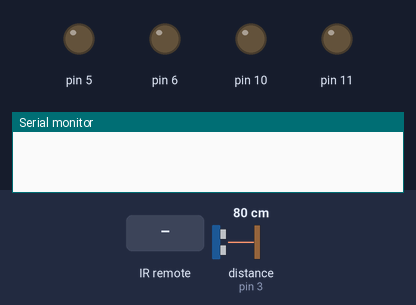
Simulated run of this sketch. Board: Arduino Uno, built with avr-gcc and run on an emulated ATmega328P. Shown: output pins drawn as LEDs (lit = HIGH), the last lines printed to the serial monitor. Wiring (inferred from the names in the program): ultrasonic range finder: trigger pin 2; echo pin 3. The test bench sets the inputs (shaded band); at power-on: distance to the obstacle (sensor on pin 3) 80 cm. The echo pulse lasts 58.3 µs per cm; pins used as bus, display or sensor lines are not drawn.

Above: at 1.2 s.
1.3 s: infrared code 0xFF38C7 received
At 2.4 s:
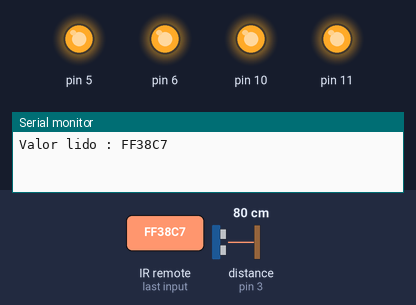
2.8 s: infrared code 0xFF18E7 received
At 3.5 s:
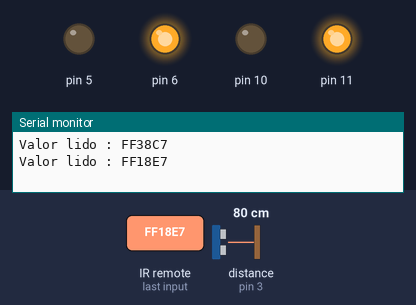
4.3 s: infrared code 0xFF4AB5 received
At 4.6 s:
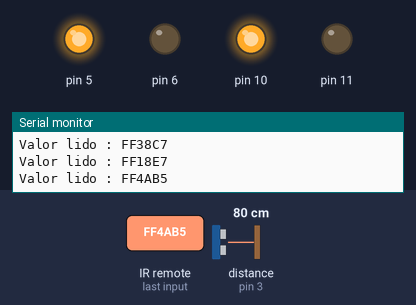
5.8 s: infrared code 0xFF10EF received
At 7.0 s:
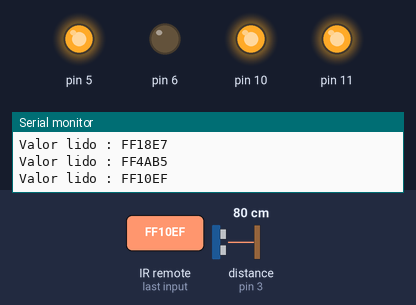
7.3 s: infrared code 0xFF5AA5 received
At 8.3 s:
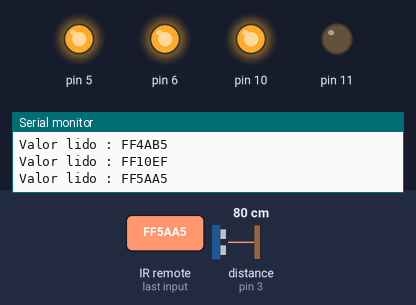
Timing chart, 0 to 9.8 s (numbered marks = the images above; inputs shaded):
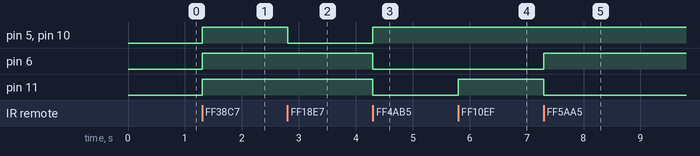

Measured:
- after the input at 1.3 s, pin 5, pin 6, pin 10, pin 11: LOW → HIGH at once
- after the input at 2.8 s, pin 5, pin 10: HIGH → LOW at once
- after the input at 4.3 s, pin 5, pin 10: LOW → HIGH at once; pin 6, pin 11: HIGH → LOW at once
- after the input at 5.8 s, pin 11: LOW → HIGH at once
- after the input at 7.3 s, pin 6: LOW → HIGH at once; pin 11: HIGH → LOW at once

The sketch:

sketch_dec15b.ino
```cpp
#include <IRremote.h>
#include <Ultrasonic.h>


int RECV_PIN = 4 ;
int distancia = 0;
float armazenavalor;
int PinTrigger = 2; // Pino usado para disparar os pulsos do sensor
int PinEcho = 3;

IRrecv irrecv(RECV_PIN);
decode_results results;


#define pino_trigger 2
#define pino_echo 3
Ultrasonic ultrasonic(pino_trigger, pino_echo);//Inicializa o sensor nos pinos definidos acima


void setup()
{

  Serial.begin(9600);
  irrecv.enableIRIn();
  pinMode(5, OUTPUT);
  pinMode(6, OUTPUT);
  pinMode(10, OUTPUT);
  pinMode(11, OUTPUT);
  pinMode(2, OUTPUT);

}


void loop()
{

  //Le as informacoes do sensor, em cm e pol
  float cmMsec, inMsec;
  long microsec = ultrasonic.timing();
  cmMsec = ultrasonic.convert(microsec, Ultrasonic::CM);
  inMsec = ultrasonic.convert(microsec, Ultrasonic::IN);
  //Exibe informacoes no serial monitor
  //Serial.print("Distancia em cm: ");
  //Serial.print(cmMsec);
  //Serial.print(" - Distancia em polegadas: ");
  //Serial.println(inMsec);
 // delay(1000);


  if (irrecv.decode(&results))
  {
    Serial.print("Valor lido : ");
    Serial.println(results.value, HEX);
    armazenavalor = (results.value);

    if (armazenavalor == 0xFF38C7)
    {

       digitalWrite(5, HIGH);
      digitalWrite(6, HIGH);
      digitalWrite(10, HIGH);
      digitalWrite(11, HIGH);

    }


    if (armazenavalor == 0xFF18E7) //- FRENTE
    {

    digitalWrite(5, LOW);
    digitalWrite(6, HIGH);
    digitalWrite(10, LOW);
    digitalWrite(11, HIGH);

    }
    if (armazenavalor == 0xFF4AB5) //-TRÁS
    {

      digitalWrite(5, HIGH);
      digitalWrite(6, LOW);
      digitalWrite(10, HIGH);
      digitalWrite(11, LOW);

    }
    if (armazenavalor == 0xFF10EF) //Verifica se a tecla 3 foi acionada  - esquerda
    {

      digitalWrite(5, HIGH);
      digitalWrite(6, LOW);
      digitalWrite(10, HIGH);
      digitalWrite(11, HIGH);


    }
    if (armazenavalor == 0xFF5AA5) //Verifica se a tecla 4 foi acionada  - direita
    {


      digitalWrite(5, HIGH);
      digitalWrite(6, HIGH);
      digitalWrite(10, HIGH);
      digitalWrite(11, LOW);


    }

  irrecv.resume(); //Le o próximo valor
  }
}
```
